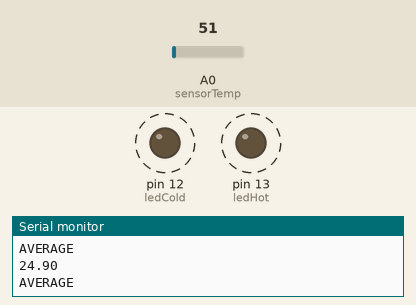
This sketch was run on a simulated Arduino Uno, built with avr-gcc and run on an emulated ATmega328P. Shown: output pins drawn as LEDs (lit = HIGH), the last lines printed to the serial monitor. Dashed ring = blinking. The inputs (shaded band) are chosen by the test bench; at power-on: A0 (sensorTemp) = 51.

Above: at 1.8 s.
1.9 s: A0 (sensorTemp) set to 60
At 2.4 s:
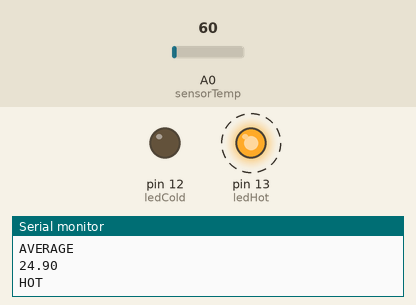
6.0 s: A0 (sensorTemp) set to 15
At 6.5 s:
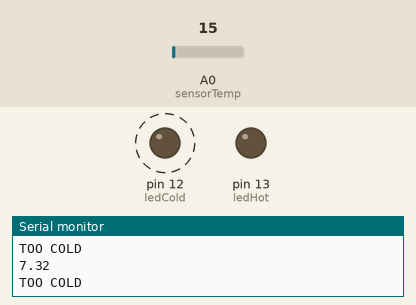
9.5 s: A0 (sensorTemp) set to 18
13.0 s: A0 (sensorTemp) set to 24
At 13.4 s:
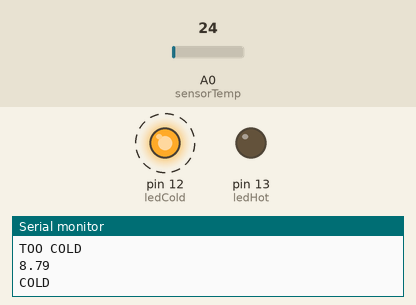
16.5 s: A0 (sensorTemp) set to 61
At 16.9 s:
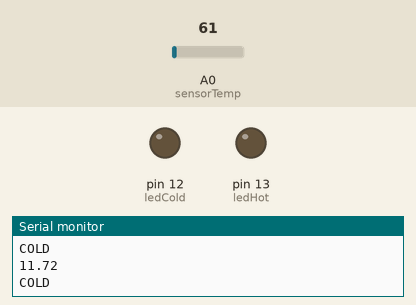
20.5 s: A0 (sensorTemp) set to 30
At 21.4 s:
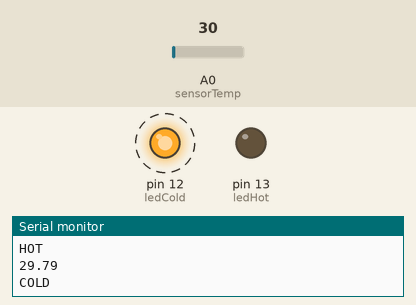
Timing chart, 0 to 25.5 s (numbered marks = the images above; inputs shaded):
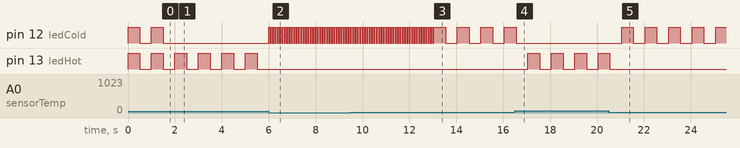

Measured:
- the behaviour switches between 55 and 56 on A0 (sensorTemp) (found by bisection; images 0 and 1)
- the behaviour switches between 20 and 21 on A0 (sensorTemp) (found by bisection; images 2 and 3)
- after the input at 1.9 s, pin 12 (ledCold): stops changing and stays LOW
- after the input at 6.0 s, pin 12 (ledCold): alternates HIGH for 0.05 s and LOW for 0.05 s, starting at once; pin 13 (ledHot): stops changing and stays LOW
- after the input at 13.0 s, pin 12 (ledCold): alternates HIGH for 0.50 s and LOW for 0.50 s, starting after 0.55 s
- after the input at 16.5 s, pin 12 (ledCold): goes on until 16.5 s, then stays LOW; pin 13 (ledHot): alternates HIGH for 0.50 s and LOW for 0.50 s, starting after 0.55 s
- after the input at 20.5 s, pin 12 (ledCold): alternates HIGH for 0.50 s and LOW for 0.50 s, starting after 0.55 s; pin 13 (ledHot): goes on until 20.6 s, then stays LOW
- by itself, pin 12 (ledCold), pin 13 (ledHot): alternates HIGH for 0.50 s and LOW for 0.50 s

The sketch:

temperature-sensor.ino
```cpp
int sensorTemp = A0;
int ledHot = 13;
int ledCold = 12;

void setup() {
  Serial.begin(9600);
  pinMode(ledHot, OUTPUT);
  pinMode(ledCold, OUTPUT);
}

void loop() {
  float temp = currentTemp();

  if(temp >= 35)
  {
    Serial.println("TOO HOT");
    ledRun(ledHot, 50);
  } else if(temp >= 27 && temp < 35)
  {
    Serial.println("HOT");
    ledRun(ledHot, 500);
  } else if(temp >= 22 && temp < 27)
  {
    Serial.println("AVERAGE");
    ledRunParallel(ledHot, ledCold, 500);

  } else if(temp >= 10 && temp < 22)
  {
    Serial.println("COLD");
    ledRun(ledCold, 500);
  } else
  {
    Serial.println("TOO COLD");
    ledRun(ledCold, 50);
  }

  Serial.println(temp);

}

float currentTemp() {
  int reading = analogRead(sensorTemp);
  float voltage = reading*5.0/1024.0;
  return voltage*100.0;
}

void ledRun(int pin, int number)
{
  digitalWrite(pin, HIGH);
  delay(number);
  digitalWrite(pin, LOW);
  delay(number);
}

void ledRunParallel(int pin1, int pin2, int number){
  digitalWrite(pin1, HIGH);
  digitalWrite(pin2, HIGH);
  delay(number);
  digitalWrite(pin1, LOW);
  digitalWrite(pin2, LOW);
  delay(number);
}
```
